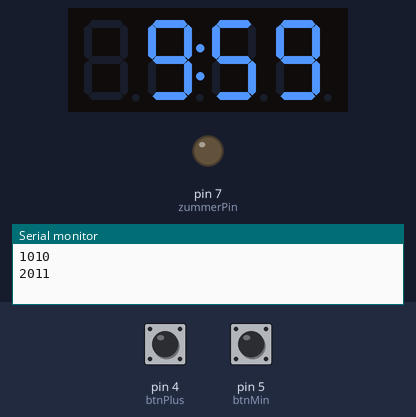
The sketch below on a simulated Arduino Uno, built with avr-gcc and run on an emulated ATmega328P. Shown: 4-digit seven-segment display, output pins drawn as LEDs (lit = HIGH), the last lines printed to the serial monitor. The inputs (shaded band) are chosen by the test bench; at power-on: pin 4 (btnPlus) LOW, pin 5 (btnMin) LOW.

Above: at 2.2 s.
2.3 s: pin 4 (btnPlus) pulled HIGH for 1 s
At 5.7 s:
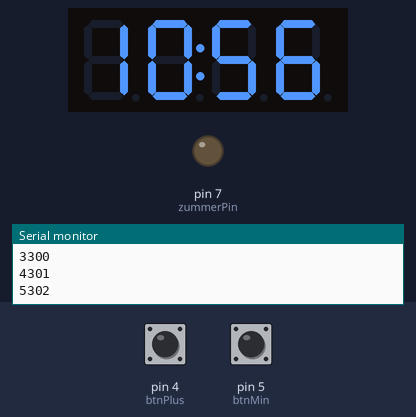
5.8 s: pin 5 (btnMin) pulled HIGH for 1 s
At 8.6 s:
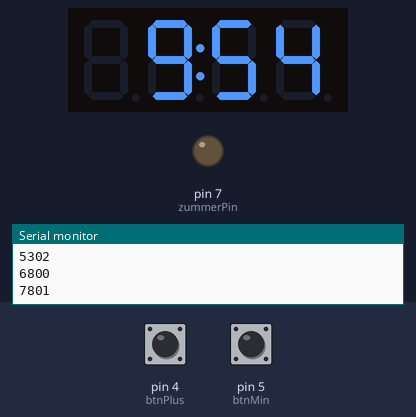
9.3 s: pin 4 (btnPlus) pulled HIGH for 0.15 s
At 10.4 s:
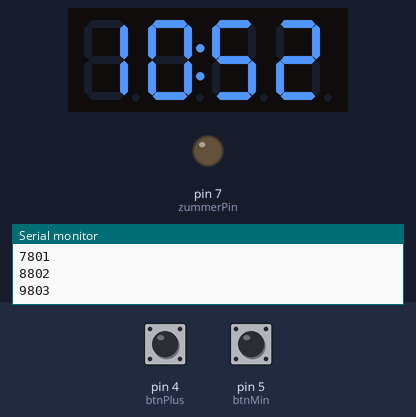
12.3 s: pin 5 (btnMin) pulled HIGH for 0.15 s
At 13.6 s:
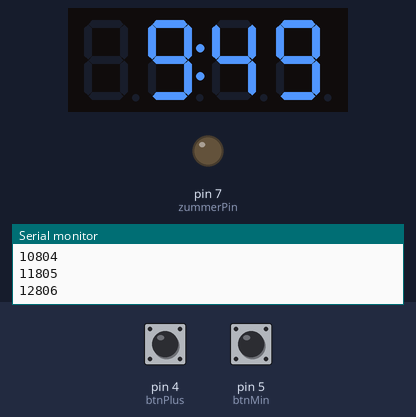
Timing chart, 0 to 15.3 s (numbered marks = the images above; inputs shaded):
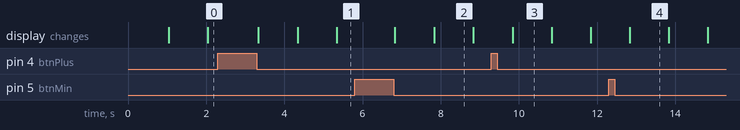

Measured:
- what the display in image 2 shows lasts 1.0 s, from 7.8 s to 8.8 s

The sketch:

segment_indikator_ic.ino
```cpp
#include "TM1637.h" // подключение библиотеки

#define CLK 3
#define DIO 2
#define Pulse 2 // Выход для сигнализации
int btnPlus = 4;
int btnMin = 5;
int zummerPin = 7;

int timer_val=10; // Обратный отсчет в минутах
int timer_seconds=00; // Отображение секунд
// Переменные для хранения индивидуальных номеров
int firstnum=0;
int secondnum=0;
int thirdnum=0;
int fournum=0;
TM1637 tm1637(CLK,DIO); // Настройка индикатора

void setup(){
  Serial.begin(9600);
   pinMode(Pulse, OUTPUT);
   pinMode(zummerPin, OUTPUT);
   digitalWrite(Pulse, LOW);

   tm1637.init(); // Сброс дисплея
   tm1637.set(BRIGHT_TYPICAL); // Уровень яркости
   // BRIGHT_DARKEST = 0,BRIGHTEST = 7 BRIGHT_TYPICAL = 2&#894;
   tm1637.point(POINT_ON); // Активация точки посредине

   delay(1000); // Задержка 1 секунда

}
int i = 0;
int eventTime = 1;
void loop() {


   if(digitalRead(btnPlus))         // Проверка нажатия зеленой кнопки и не нажатия красной кнопки.
    {                                                                 //
      while(digitalRead(btnPlus))    // Цикл слежения нажатой зеленой кнопки.
      {                                                               //
        delay(10);                                                   // Ждём пока мы её не отпустим.

        //if(i<50 && digitalRead(pinKeyRed)){act = 2;eventTime=0;}      // Проверка нажатия красной кнопки. Если нажаты обе, то переходим к дейстивию обратного отсчета.
        if(i<150) {
          i++;
        } else {
          delay(100);
          timer_val++;
          doPrepareTime();
          doDisplayTimer();
          //ShowTime();
        }           // Фиксируем, как долго удерживается кнопка pinKeyGreen, если дольше 2 секунд, то увеличиваем минуты, до отжатия кнопки.
      }                                                               //
      if(eventTime)                                                   // Проверяем переменную события.
      {                                                               //
        if(i<150){
          timer_val++;
          doPrepareTime();
          doDisplayTimer();
        }                                 // Если кнопка pinKeyGreen удерживалась меньше 2 секунд, то увеличиваем минуты.
      }                                                               //
      i = 0;                                                            // Обнуляем переменную счета.
    }

    if(digitalRead(btnMin))         // Проверка нажатия зеленой кнопки и не нажатия красной кнопки.
    {                                                                 //
      i=0;
      while(digitalRead(btnMin))    // Цикл слежения нажатой зеленой кнопки.
      {                                                               //
        delay(10);                                                   // Ждём пока мы её не отпустим.

        if(i<150) {
          i++;
        } else {
          delay(100);
          timer_val--;
          doPrepareTime();
          doDisplayTimer();
        }           // Фиксируем, как долго удерживается кнопка pinKeyGreen, если дольше 2 секунд, то увеличиваем минуты, до отжатия кнопки.
      }                                                               //
      if(eventTime)                                                   // Проверяем переменную события.
      {                                                               //
        if(i<150){
          timer_val--;
          doPrepareTime();
          doDisplayTimer();
        }                                 // Если кнопка pinKeyGreen удерживалась меньше 2 секунд, то увеличиваем минуты.
      }                                                               //
      i = 0;                                                            // Обнуляем переменную счета.
    }

   doDisplayEndTimer();

   doPrepareTime();

   doDisplayTimer();
}

int zummerCount = 3;
int count = 0;
void doDisplayEndTimer()
{


   // Проверка, запустился ли таймер
   while (timer_val == 0 && timer_seconds == 0) {
      tm1637.clearDisplay(); // Очистка дисплея
      tm1637.display(0,0);
      tm1637.display(1,0);
      tm1637.display(2,0);
      tm1637.display(3,0);

      if(count < zummerCount) {
        tone (zummerPin, 500); //включаем на 500 Гц
        delay(100); //ждем 100 Мс
        tone(zummerPin, 1000); //включаем на 1000 Гц
        delay(100); //ждем 100 Мсs
        noTone(zummerPin);
      }
      count++;

      digitalWrite(Pulse, HIGH); // Активация сигнализации
      delay(1000);  // Wait
      tm1637.clearDisplay();
      digitalWrite(Pulse, LOW); // Отключение сигнализации
      delay(500); // Ждем полсекунды

     if(digitalRead(btnPlus) && digitalRead(btnMin)) {
        noTone(zummerPin);
        timer_val = 10;
        doPrepareTime();
        doDisplayTimer();
        count = 0;
        break;
     }
   }
}
long prevmicros = 0;
boolean counter=false;
void doDisplayTimer()
{
   // Отображаем обратный отсчет
    if((millis()-prevmicros) > 1000) {
       prevmicros = millis();
       Serial.print(prevmicros);
       Serial.print("\n");
       timer_seconds--;
       //delay(1000);

        if (timer_seconds == -1) {
          timer_val=timer_val-1;
          timer_seconds=59;
       }

       tm1637.clearDisplay(); // Очистка дисплея

       if (timer_val > 9) {
          tm1637.display(0,firstnum);
       }
       if (timer_val > 0) {
          tm1637.display(1,secondnum);
       }
       if (timer_seconds > 9 || timer_val > 0) {
          tm1637.display(2,thirdnum);
       }
       tm1637.display(3,fournum);
     }
}

void doPrepareTime()
{
   // Распределяем минуты и сикунды по отдельным сегментам
   if (timer_val > 9) {
      firstnum = timer_val/10%10;
      secondnum = timer_val%10;
   }
   else {
      secondnum = timer_val;
   }
   if (timer_seconds > 9) {
      thirdnum = timer_seconds/10%10;
      fournum = timer_seconds%10;
   }
   else {
      thirdnum = 0;
      fournum = timer_seconds;
   }
}
```
